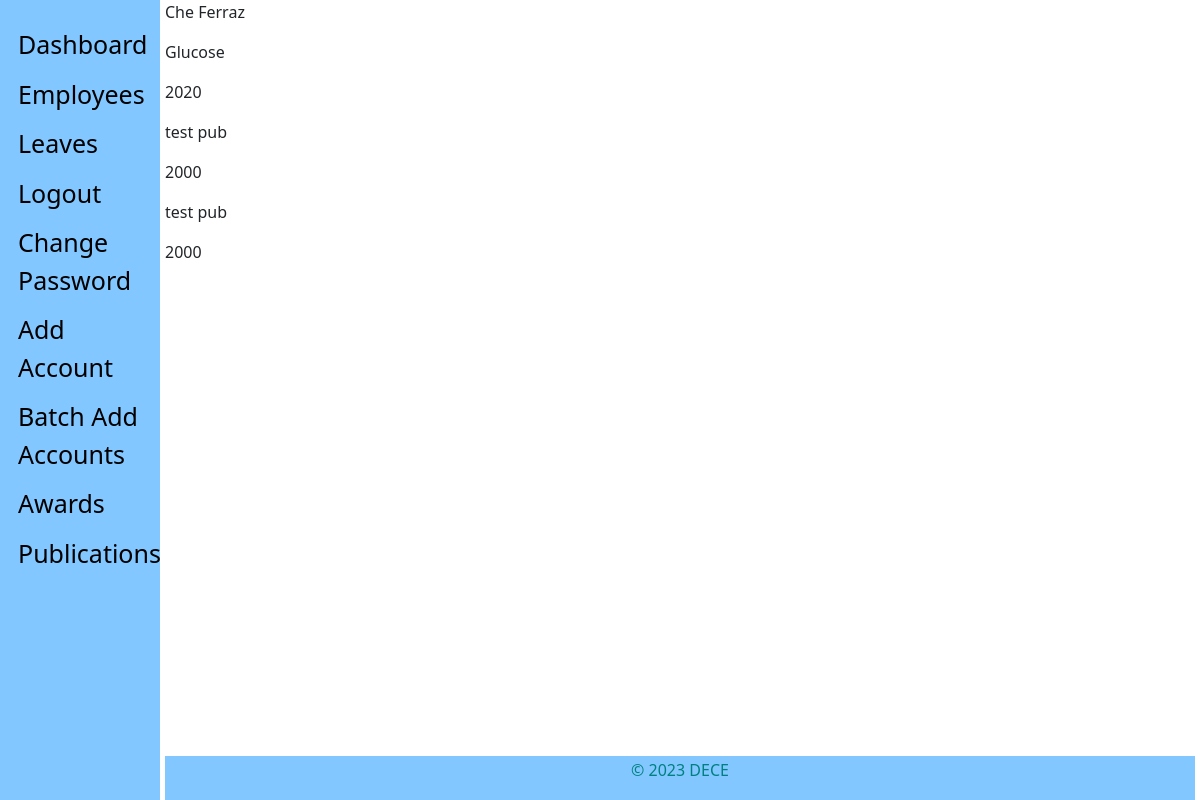
The app's page /admin_view/publications/ (signed in), older data.
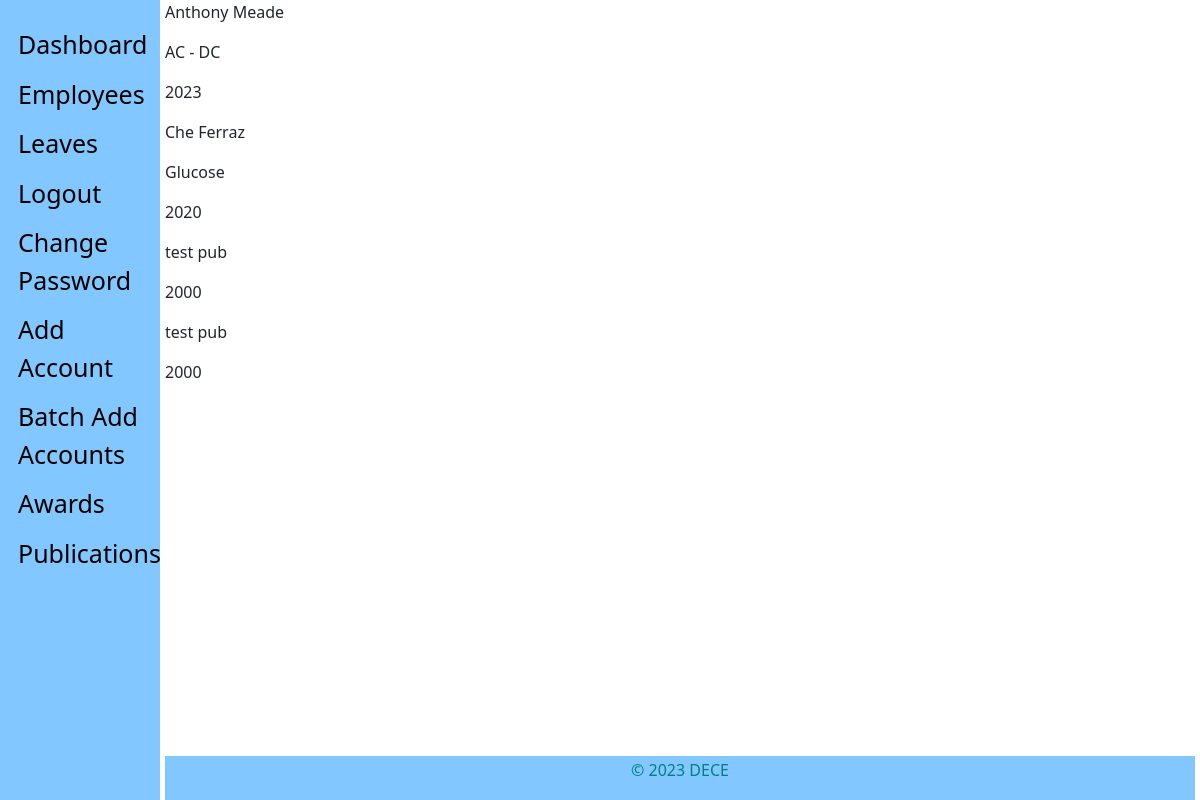
The same page, newer data.
### staff_app/models.py (models this page shows, shortened)
class Employee(models.Model):
    MALE = 'male'
    FEMALE = 'female'
    OTHER = 'other'
    NOT_KNOWN = 'Not Known'
    GENDER = (
        (MALE, 'Male'),
        (FEMALE, 'Female'),
        (OTHER, 'Other'),
        (NOT_KNOWN, 'Not Known'),
    )
    MR = 'Mr'
    MRS = 'Mrs'
    MSS = 'Mss'
    DR = 'Dr'
    SIR = 'Sir'
    MADAM = 'Madam'
    TITLE = (
        (MR, 'Mr'),
        (MRS, 'Mrs'),
        (MSS, 'Mss'),
        (DR, 'Dr'),
        (SIR, 'Sir'),
        (MADAM, 'Madam'),
    )
    FULL_TIME = 'Full-Time'
    PART_TIME = 'Part-Time'
    CONTRACT = 'Contract'
    INTERN = 'Intern'
    EMPLOYEETYPE = (
        (FULL_TIME, 'Full-Time'),
        (PART_TIME, 'Part-Time'),
        (CONTRACT, 'Contract'),
        (INTERN, 'Intern'),
    )
    user = models.ForeignKey(CustomUser, on_delete=models.CASCADE, default=1)
    title = models.CharField(_('Title'), max_length=10,
                             default=MR, choices=TITLE, blank=False, null=True)
    image = models.ImageField(_('Profile Image'), upload_to='profiles/', default='profiles/default.png', blank=True,
                              null=True, help_text='upload image size less than 2.0MB')  # work on path username-date/image
    firstname = models.CharField(
        _('Firstname'), max_length=125, null=False, blank=False)
    lastname = models.CharField(
        _('Lastname'), max_length=125, null=False, blank=False)
    othername = models.CharField(
        _('Othername (optional)'), max_length=125, null=True, blank=True)
    sex = models.CharField(_('Gender'), max_length=10,
                           default=NOT_KNOWN, choices=GENDER, blank=False)
    email = models.EmailField(
        _('Email'), max_length=255, default=None, blank=True, null=True)
    tel = PhoneNumberField(null=False, blank=False,
                           verbose_name='Phone Number')
    bio = models.CharField(_('Bio'), max_length=255,
                           default='', null=True, blank=True)
    birthday = models.DateField(_('Date of Birth'), blank=False, null=True)
    nisnumber = models.PositiveIntegerField(
        _('NIS Number'), null=True, blank=True)
    tinnumber = models.CharField(
        _('TIN'), max_length=15, null=True, blank=True)
    employeetype = models.CharField(_('Employee Type'), max_length=15,
                                    default=FULL_TIME, choices=EMPLOYEETYPE, blank=False, null=True)
    vitae = models.FileField(_('Cirriculum Vitae'), upload_to='vitae/', blank=True,
                             null=True, help_text='upload in .docx or .pdf')
    is_blocked = models.BooleanField(
        _('Is Blocked'), help_text='button to toggle employee block and unblock', default=False)
    is_deleted = models.BooleanField(
        _('Is Deleted'), help_text='button to toggle employee deleted and undelete', default=False)
    created = models.DateTimeField(verbose_name=_(
        'Created'), auto_now_add=True, null=True)
    updated = models.DateTimeField(
        verbose_name=_('Updated'), auto_now=True, null=True)
    objects = EmployeeManager()
    class Meta:
        verbose_name = _('Employee')
        verbose_name_plural = _('Employees')
        ordering = ['-created']

class Publications(models.Model):
    user = models.ForeignKey(CustomUser, on_delete=models.CASCADE, default=1)
    title = models.CharField(max_length=100, verbose_name=_(
        'Title'), null=True, blank=False)
    year = models.IntegerField(verbose_name=_('Year'), null=True)
    updated = models.DateTimeField(auto_now=True, auto_now_add=False)
    created = models.DateTimeField(auto_now=False, auto_now_add=True)
    class Meta:
        verbose_name = _('Publication')
        verbose_name_plural = _('Publications')
        ordering = ['-created']

### admin_app/views.py (the view)
# urls.py: path('publications/', views.publications, name="publications"),
def publications(request):
    if not (request.user.is_authenticated and request.user.is_superuser):
        return redirect('hris:home')
    publications = Publications.objects.all().order_by('-year')
    ids = []
    for instance in publications:
        ids.append(instance.user_id)
    names = Employee.objects.filter(user_id__in=ids)
    context = {
        "publications": publications,
        "names": names
    }
    return render(request, "admin/publications.html", context)

### admin_app/managers.py (called while the page is built)
    def get_queryset(self):
        return super().get_queryset().filter(is_deleted=False)

### templates/admin/publications.html (shortened to what this page needs)
{% extends 'base.html' %}
{% block content %}
    {% if not publications %}
        <p>No Publications</p>
    {% else %}
        {% for name in names %}
            <p>{{name.firstname}}  {{name.lastname}}</p>
            {% for instance in publications  %}
                {% if instance.user_id == name.user_id %}
                    <p>{{instance.title}}</p>
                    <p>{{instance.year}}</p>
                {% endif %}
            {% endfor %}
        {% endfor %}
    {% endif %}
{% endblock content %}

Row changes from the older to the newer data that the page shows:
now on this page (row unchanged): Employee: firstname "Anthony", lastname "Meade"
added Publications: title "AC - DC", year "2023", shown under "Anthony"
